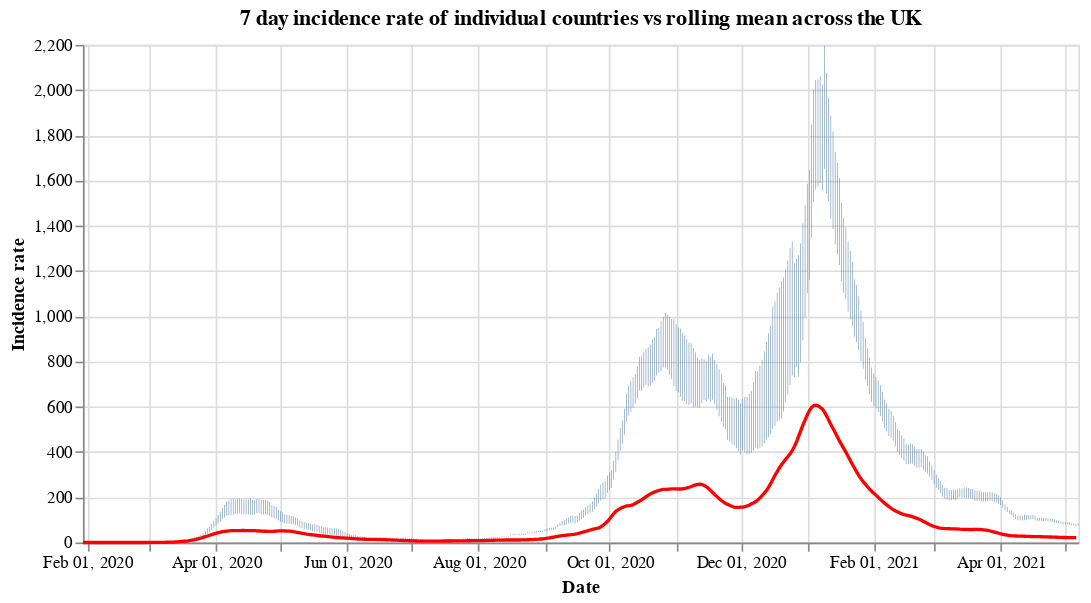

Source (notebook cell):
### Code cell
#collapse
countries = uk_cases['areaName'].unique()
countries.sort()

selection = alt.selection_single(
    name='Select',
    fields=['areaName'],
    init={'areaName': 'Wales'},
    bind={'areaName': alt.binding_select(options=countries)}
)

# scatter plot, modify opacity based on selection
bars = alt.Chart(uk_cases).mark_bar().add_selection(
    selection
).encode(
    x=alt.X("yearmonthdate(date):T", axis=alt.Axis(title='Date')),
    y=alt.Y("weeklyCasesRate:Q", axis=alt.Axis(title='Incidence rate')),
    tooltip='weeklyCasesRate:Q',
    opacity=alt.condition(selection, alt.value(1), alt.value(0))
).properties(title=f'7 day incidence rate of individual countries vs rolling mean across the UK', width=600)

line = alt.Chart(overview_cases).mark_line(
    color='red',
    size=2,
).transform_window(
    rolling_mean='mean(weeklyCasesRate)',
    frame=[0, 7]
).encode(
    x='yearmonthdate(date):T',
    y='rolling_mean:Q'
)

alt.layer(bars, line)

### Figure 1 — Vega-Lite specification as saved in the notebook (floating-point values rounded to 4 significant figures; data arrays with more than 128 entries replaced by an {"elided": "..."} marker saying what was removed)
{"config": {"view": {"continuousWidth": 400, "continuousHeight": 300}}, "layer": [{"data": {"name": "data-cf1e28deb65e7b2ee43888fbe02b53c3"}, "mark": "bar", "encoding": {"opacity": {"condition": {"value": 1, "selection": "Select"}, "value": 0}, "tooltip": {"type": "quantitative", "field": "weeklyCasesRate"}, "x": {"type": "temporal", "axis": {"title": "Date"}, "field": "date", "timeUnit": "yearmonthdate"}, "y": {"type": "quantitative", "axis": {"title": "Incidence rate"}, "field": "weeklyCasesRate"}}, "selection": {"Select": {"type": "single", "fields": ["areaName"], "init": {"areaName": "Wales"}, "bind": {"areaName": {"input": "select", "options": ["England", "Northern Ireland", "Scotland", "Wales"]}}}}, "title": "7 day incidence rate of individual countries vs rolling mean across the UK", "width": 600}, {"data": {"name": "data-96a472d863dff84c1c4d82f4ba3c90e1"}, "mark": {"type": "line", "color": "red", "size": 2}, "encoding": {"x": {"type": "temporal", "field": "date", "timeUnit": "yearmonthdate"}, "y": {"type": "quantitative", "field": "rolling_mean"}}, "transform": [{"window": [{"op": "mean", "field": "weeklyCasesRate", "as": "rolling_mean"}], "frame": [0, 7]}]}], "$schema": "https://vega.github.io/schema/vega-lite/v4.8.1.json", "datasets": {"data-cf1e28deb65e7b2ee43888fbe02b53c3": {"elided": "1760 records"}, "data-96a472d863dff84c1c4d82f4ba3c90e1": {"elided": "463 records"}}}
